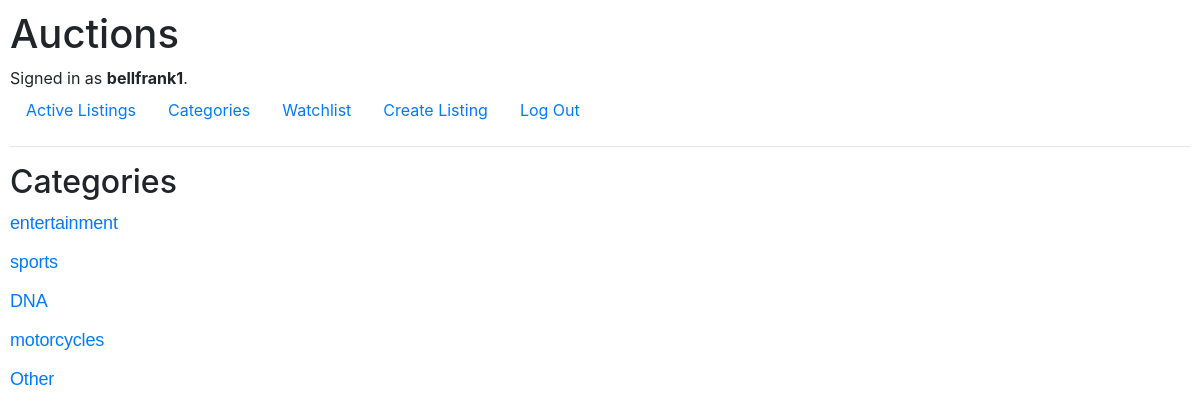
Before: /categories (signed in) with the older database file.
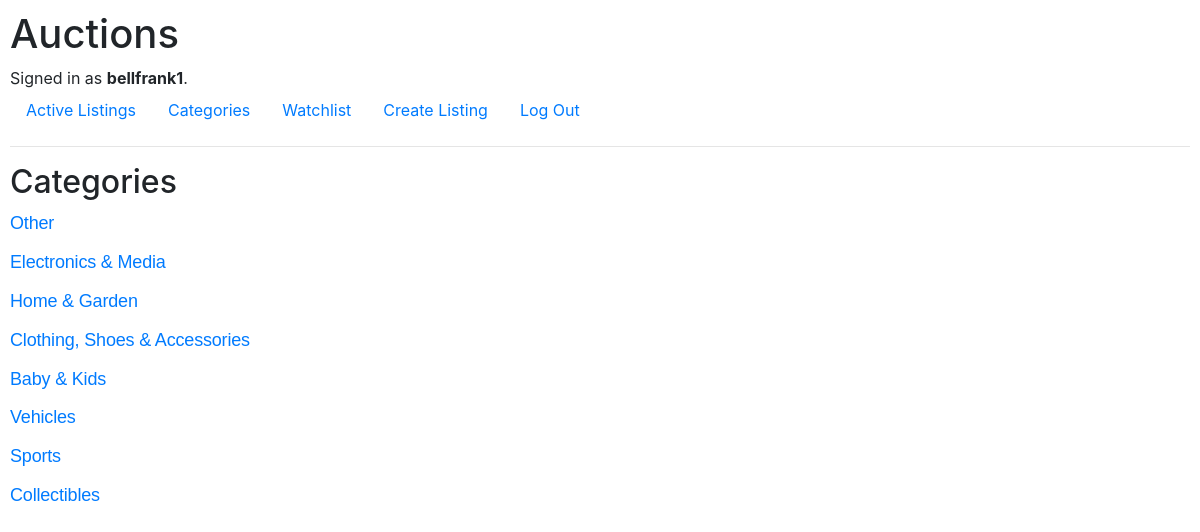
After: the same page with the newer database file.
### auctions/models.py (models this page shows)
class Category(models.Model):
    name = models.CharField(max_length=64)
    def __str__(self):
        return self.name

### auctions/views.py (the view)
# urls.py: path("categories", views.categories, name="categories"),
@login_required
def categories(request):
    category_choices = Category.objects.all()
    choice_list = []
    for item in category_choices:
        choice_list.append(item)
    return render(request, "auctions/categories.html", {
            "choice_list": choice_list
        })

### auctions/templates/auctions/categories.html
{% extends "auctions/layout.html" %}
{% block body %}
    <h2>Categories</h2>
    {% for category in choice_list %}
    <p>
        <a href="{% url 'category' category %}">{{category}}</a>
    </p>
    {% endfor %}
{% endblock %}

Changed rows visible on the page:
removed Category: name "entertainment"
removed Category: name "sports"
removed Category: name "DNA"
removed Category: name "motorcycles"
added Category: name "Electronics & Media"
added Category: name "Home & Garden"
added Category: name "Clothing, Shoes & Accessories"
added Category: name "Baby & Kids"
added Category: name "Vehicles"
added Category: name "Sports"
added Category: name "Collectibles"
